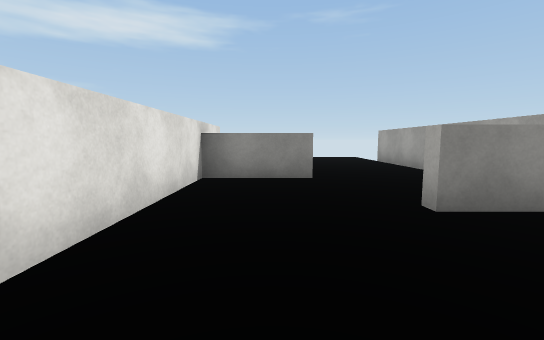
View 1 (above)

16 first-person views from a walk through a 3-D level made in the Unity game engine. The camera is 1.3 m above the floor, tilts 6° down and sees 90° across. The floor is counted in squares, 2 m on a side. Each view is taken from the middle of a square. On the plan, view 1 faces up. The plan holds only what a view shows up to about 9 squares ahead; the rest is blank. The place goes on beyond the plan. Surface patterns are stand-ins for the level's own textures.

View 2
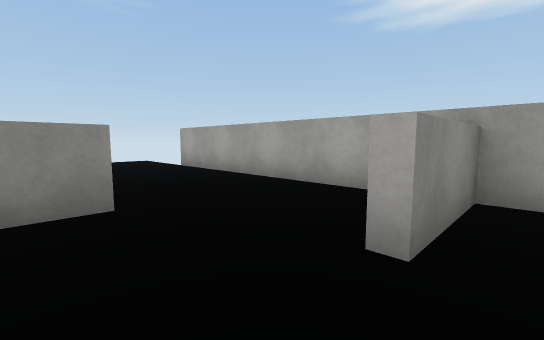

View 3
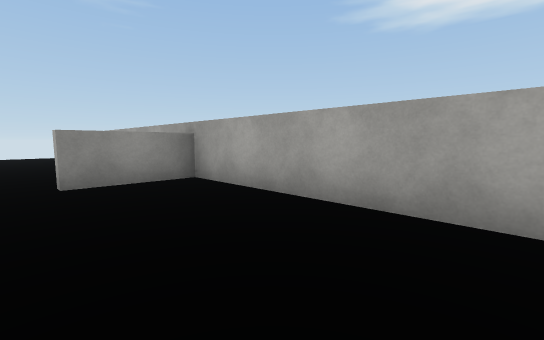

View 4
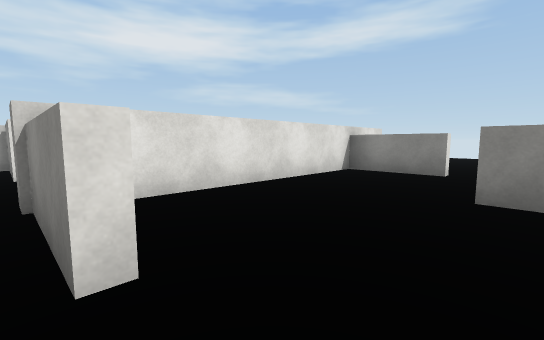

View 5
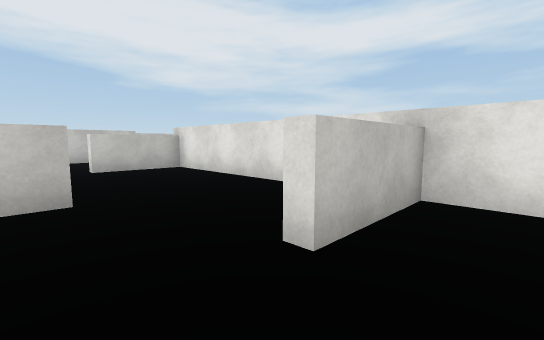

View 6
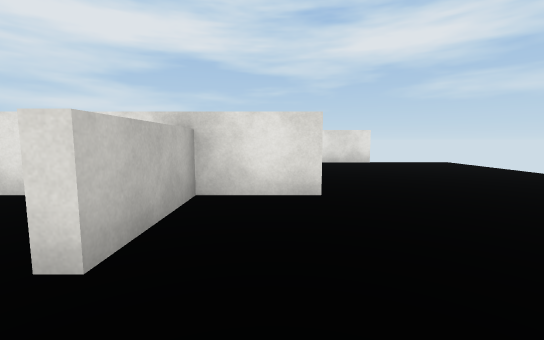

View 7
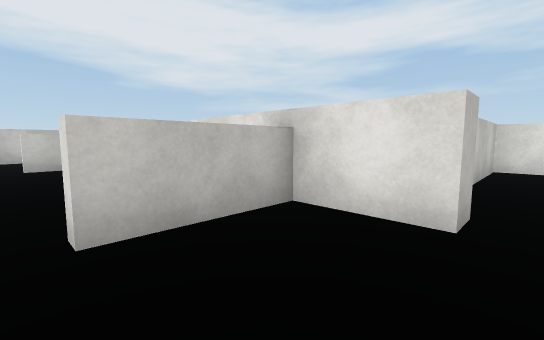

View 8
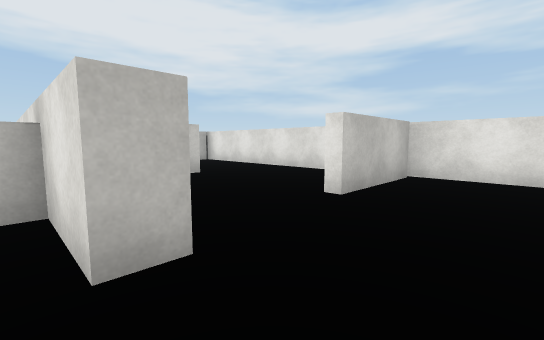

View 9
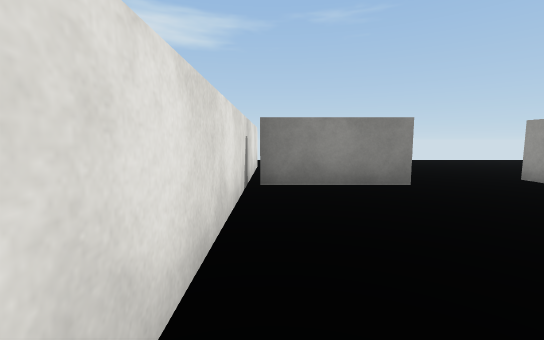

View 10
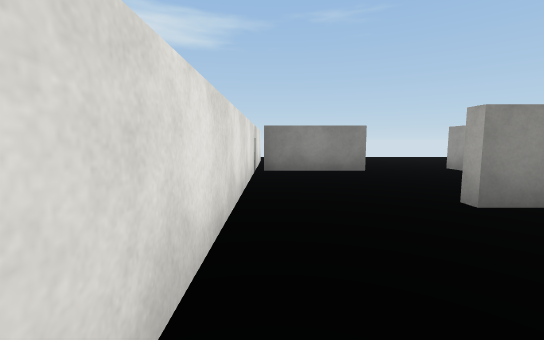

View 11
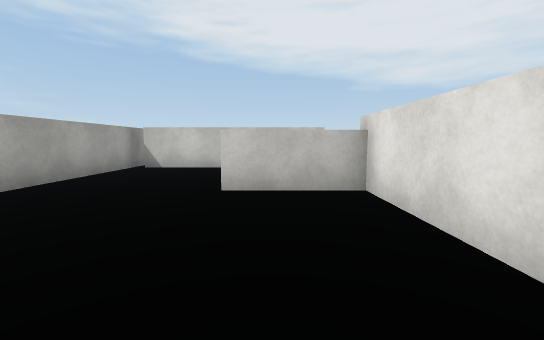

View 12
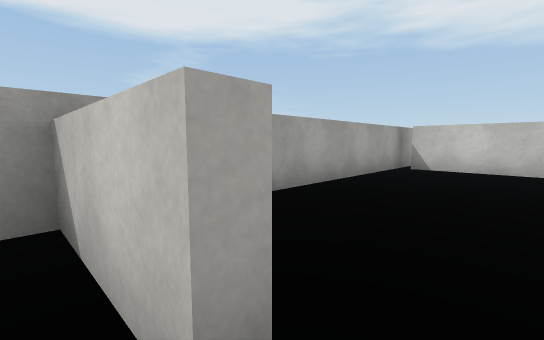

View 13
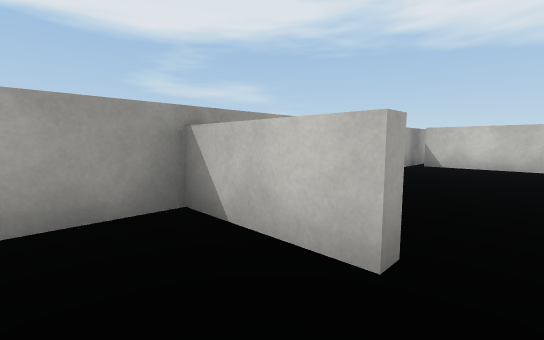

View 14
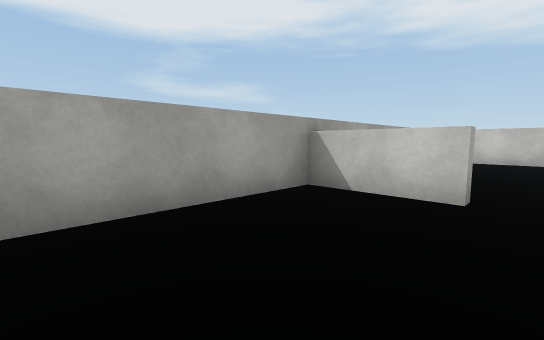

View 15
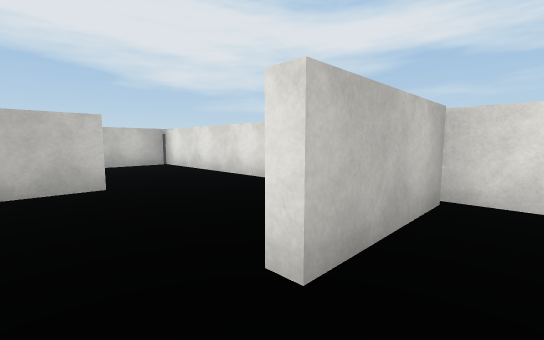

View 16
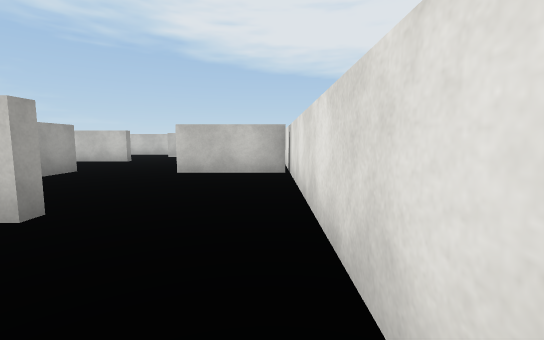

### Floor plan
Points are (right, up) in squares from view 1. A wall is a line through its corners. A room is listed if a view was taken in it or the views show most of it. See-through windows are left out.
Room 1 (views 1, 2, 3, 4, 5, 6, 7, 8, 11, 12, 13, 14, 15)
walls: (0.8, 4.8) (-1.2, 4.8); (-1.4, 5.1) (0.8, 5.1); (-1.8, 6.6) (-1.3, 6.6) (-1.3, -1); (1.5, 2.7) (3.5, 2.7); (3.5, 2.5) (1.5, 2.5); (-6.2, 6.3) (-3.9, 6.3); (-1.4, -0.6) (0.8, -0.6); (-6.4, 9.1) (-6.4, 5.9); (0.5, -3.8) (3.2, -3.8); (3.5, -4.9) (3.5, 9.1)
ways out: opening at (-3, 6) to room 2; opening at (-0.5, -2.5); gap at (-7, 9); gap at (4, 9)
Room 2 (views 9, 10, 16)
walls: (-4, 2.7) (-2.9, 2.7); (-3.2, 2.5) (-4, 2.5); (-6.4, -0.6) (-4, -0.6); (-1.8, -0.8) (-1.8, 0.1); (-3.9, 6) (-6.2, 6); (-1.8, 6) (-1.8, 6.6); (-6.4, 5.9) (-6.4, -2.2)
ways out: opening at (-3, 6) to room 1; opening at (-3.5, -1)

Where each view was taken, in squares from view 1:
view 1: 0 up, 0 right, facing up
view 2: 2 up, 0 right, facing up-right
view 3: 2 down, 1 right, facing up-right
view 4: 1 down, 2 right, facing up-left
view 5: 6 up, 2 right, facing down-left
view 6: 6 up, 2 right, facing left
view 7: 7 up, 1 right, facing down-left
view 8: 8 up, 1 left, facing down-left
view 9: 2 up, 6 left, facing up
view 10: 0 up, 6 left, facing up
view 11: 3 up, 0 right, facing down
view 12: 3 up, 1 right, facing down-right
view 13: 4 up, 1 right, facing down-right
view 14: 6 up, 1 right, facing down-right
view 15: 7 up, 3 left, facing down-left
view 16: 5 up, 6 left, facing down
